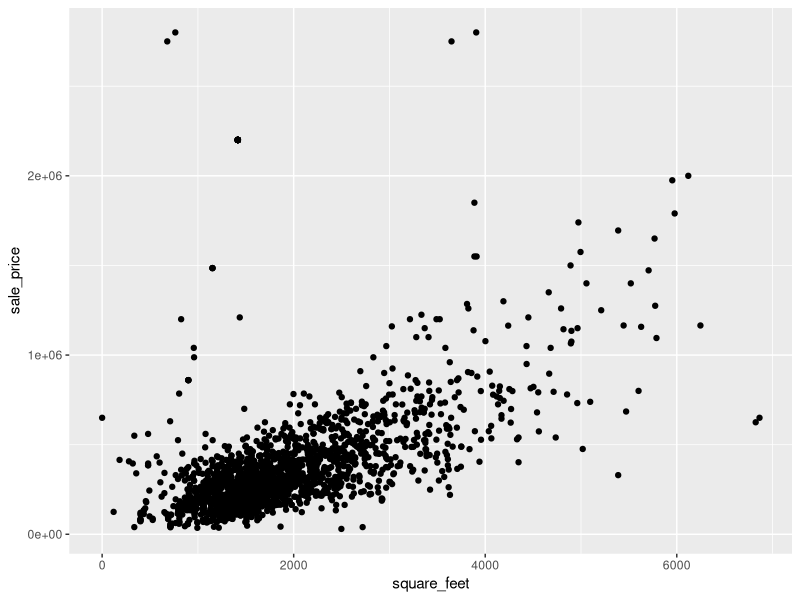
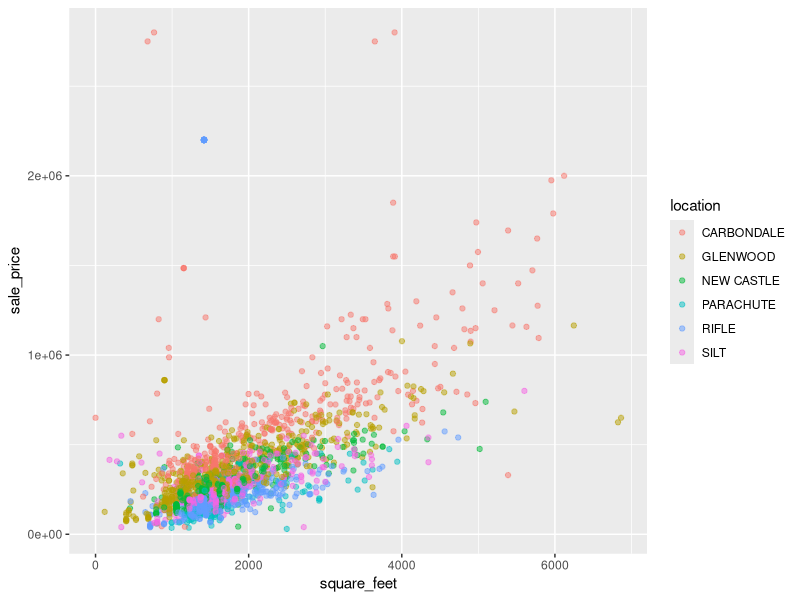
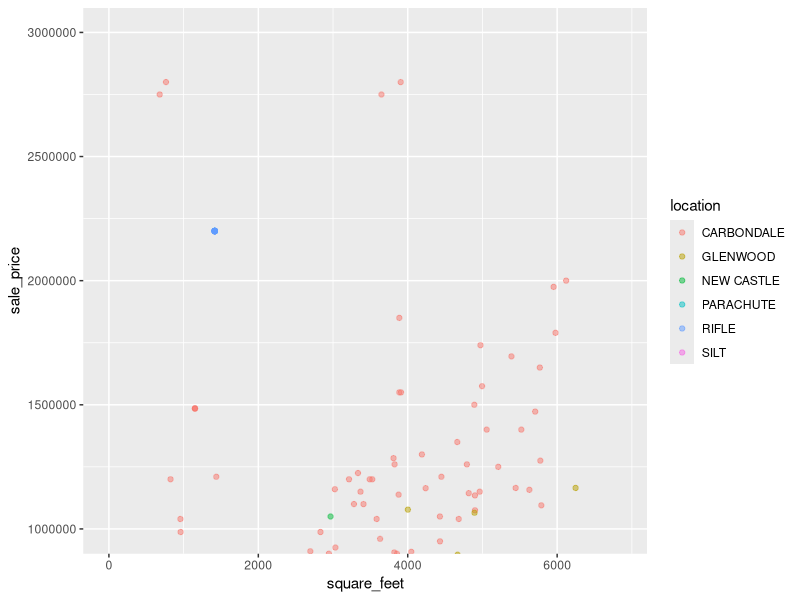
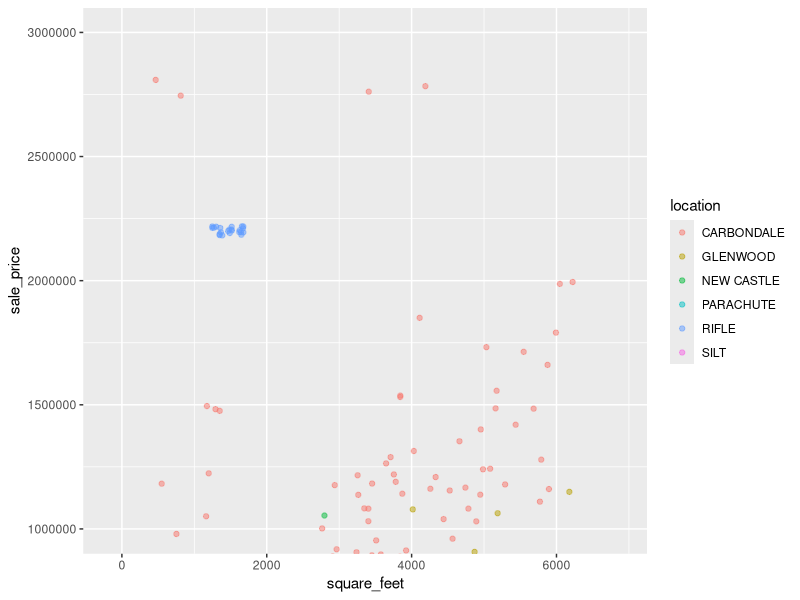
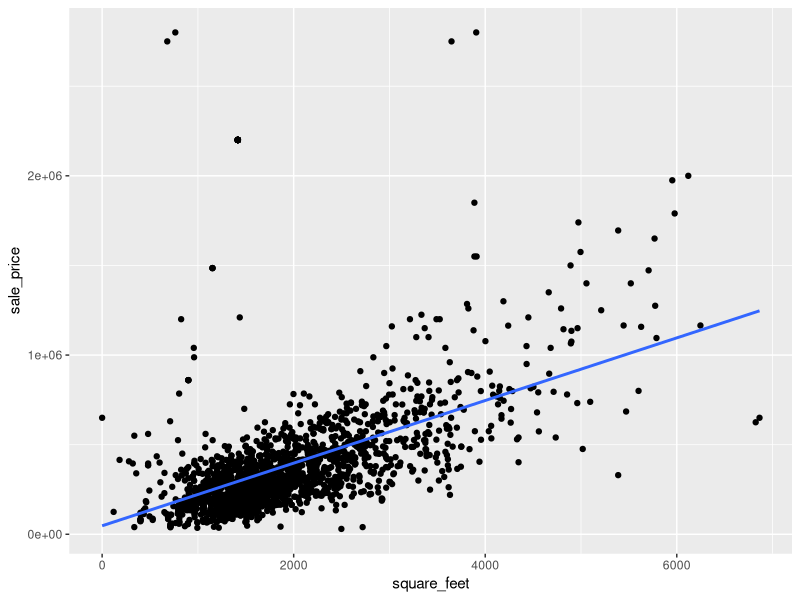
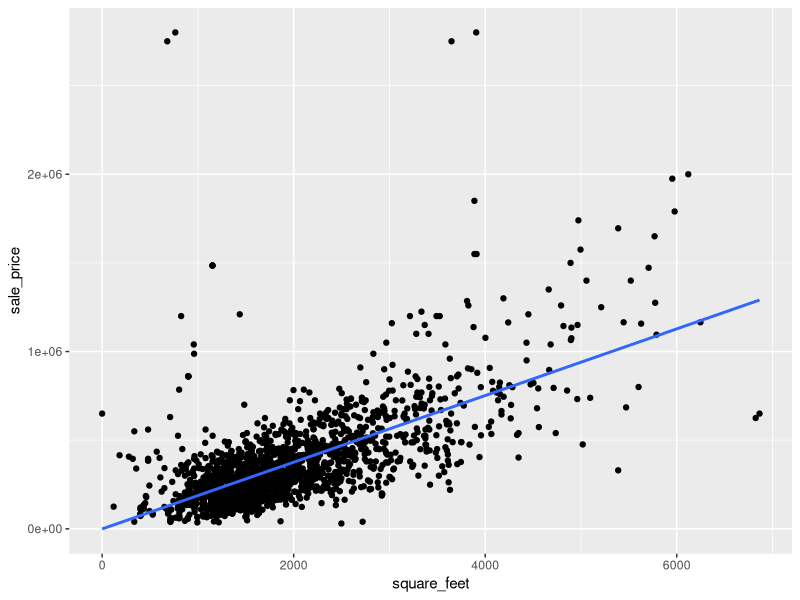
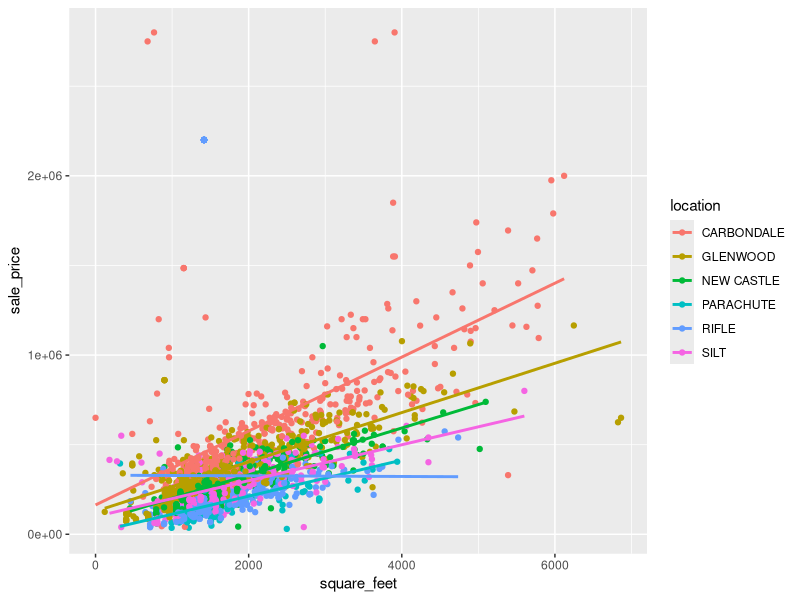
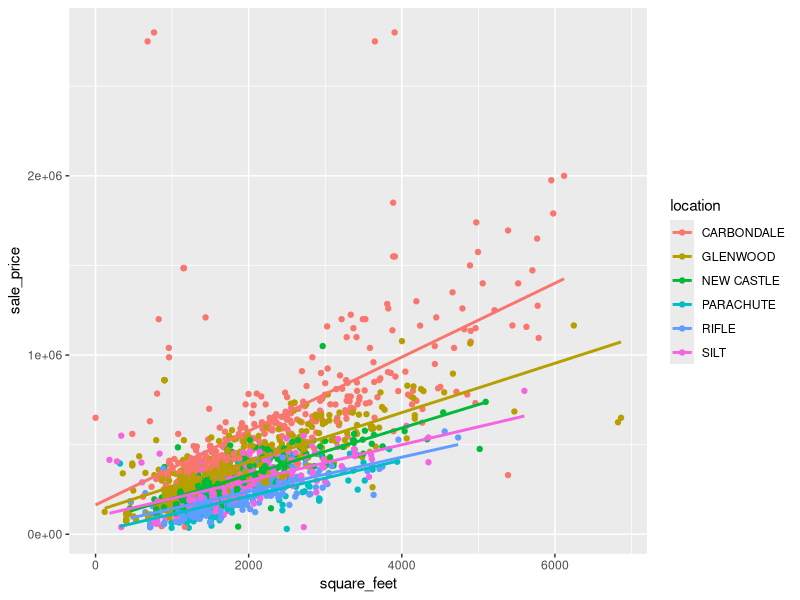

These charts were generated, in order, by the following R code:
## ---- chunk 1
knitr::opts_chunk$set(echo = TRUE, fig.width = 6, fig.height = 3.7)
## ---- chunk 2
# This chunk includes the data processing steps to wrangle and clean the data
library(tidyverse) # For reading-in, wrangling, visualizing the data, and for pipe operator
library(readxl) # Tidyverse package for reading in Excel files
library(magrittr) # For the '%<>%' pipe operator

# Read-in townhomes and condo sales data
townhomes <- read_xlsx("2017-comparable-sales-condos-townhomes.xlsx") 

# Read-in single family home sales data
single_family <- read_xlsx("2017-comparable-sales-single-family.xlsx") 

# Check column names and formats
glimpse(townhomes) 
glimpse(single_family)
# 'sale_price' column was coerced to numeric and special characters '$' and ',' removed

# Replace spaces in column names with underscores ('_') and make names lowercase
# the package 'magrittr' is used for the pipe operator, this is loaded with the 'tidyverse' library
colnames(townhomes) %<>% str_replace_all("\\s", "_") %<>% tolower() 
colnames(single_family) %<>% str_replace_all("\\s", "_") %<>% tolower()

# Rename column "actual_year_built" as "year_built" for consistency between datasets
townhomes <- townhomes %>% 
  rename(year_built = actual_year_built) 

# Add a "classifcation" column to the single_family dataset and set all values to "Single Family"
single_family <- single_family %>% 
  mutate(classification = "Single Family")

# bind_rows() throws an error b/c 'reception' column is numeric in townhomes dataset; convert to character
townhomes$reception <- as.character(townhomes$reception)

# Combine the datasets into one
home_sales <- bind_rows(single_family, townhomes)
glimpse(home_sales)
# No new columns were created during the 'bind_rows()' process, indicating all colums align
# Remove single_family and townhomes dataframes because they are no longer needed
rm(single_family, townhomes)

# unique(home_sales$classification) reveals a "Garage Only" type. Drop this.
home_sales <- home_sales %>% filter(classification != "Garage Only") 

# Rename the column "heated area" to "square_feet" for clarity, though technically not correct
home_sales <- home_sales %>% 
  rename(square_feet = heated_area)
## ---- chunk 3
glimpse(home_sales)
## ---- chunk 4
ggplot(data = home_sales, aes(x = square_feet, y = sale_price)) +
  geom_point()
## ---- chunk 5
ggplot(data = home_sales, aes(x = square_feet, y = sale_price, color = location)) +
  geom_point(alpha = 0.5)
## ---- chunk 6
ggplot(data = home_sales, aes(x = square_feet, y = sale_price, color = location)) +
  geom_point(alpha = 0.5) +
  coord_cartesian(ylim = c(1000000, 3000000))
## ---- chunk 7
ggplot(data = home_sales, aes(x = square_feet, y = sale_price, color = location)) +
  geom_jitter(alpha = 0.5, width = 300, height = 20000) +
  coord_cartesian(ylim = c(1000000, 3000000))
## ---- chunk 8
# High sale price observations
home_sales %>% arrange(desc(sale_price)) %>% select(c("sale_price", "location", "classification", "bedrooms", "square_feet")) %>% head(30)
## ---- chunk 9
# Remove erroneous high sale price observations
home_sales_fix <- home_sales %>% filter(location != "RIFLE" | classification != "Townhome" | sale_price != 2200000)
home_sales_fix %>% filter(location == "RIFLE" & classification == "Townhome") %>% arrange(desc(sale_price)) %>% head(10)
## ---- chunk 10
ggplot(data = home_sales, aes(x = square_feet, y = sale_price)) + 
  geom_point() + 
  geom_smooth(method = "lm", se = FALSE) # Method set to lm for the linear model
## ---- chunk 11
ggplot(data = home_sales_fix, aes(x = square_feet, y = sale_price)) + 
  geom_point() + 
  geom_smooth(method = "lm", se = FALSE) # Method set to lm for the linear model
## ---- chunk 12
ggplot(data = home_sales, aes(x = square_feet, y = sale_price, color = location)) + 
  geom_point() + 
  geom_smooth(method = "lm", se = FALSE) # Method set to lm for the linear model
## ---- chunk 13
ggplot(data = home_sales_fix, aes(x = square_feet, y = sale_price, color = location)) + 
  geom_point() + 
  geom_smooth(method = "lm", se = FALSE) # Method set to lm for the linear model
## ---- chunk 14
ggplot(home_sales, aes(square_feet, sale_price, color = location)) +
  geom_point(alpha = 0.5) +
  geom_smooth(method = "lm", se = FALSE) +
  facet_wrap(~ location)
## ---- chunk 15
ggplot(home_sales_fix, aes(square_feet, sale_price, color = location)) +
  geom_point(alpha = 0.5) +
  geom_smooth(method = "lm", se = FALSE) +
  facet_wrap(~ location)
## ---- chunk 16
ggplot(home_sales_fix, 
       aes(x = reorder(location, sale_price, fun = median), 
           y = sale_price, fill = location)) + 
  geom_boxplot() + theme(legend.position = "bottom") +
  labs(x = "Ordered by Median Sale Price", y = "Sale Price")
## ---- chunk 17
ggplot(home_sales, 
       aes(x = reorder(location, sale_price, fun = median), 
           y = sale_price, fill = location)) + 
  geom_boxplot() + theme(legend.position = "bottom") +
  labs(x = "Ordered by Median Sale Price", y = "Sale Price")
## ---- chunk 18
# Import seattle rain gauge dataset
seattle_rain <- read_csv("Observed_Monthly_Rain_Gauge_Accumulations_Oct_2002_to_May_2017.csv")
## ---- chunk 19
seattle_rain # Display Monthly Rain Gauge Accumulations for Seattle
## ---- chunk 20
library(tidyr) 
seattle_rain_tall <- seattle_rain %>% 
  gather(RG01:RG20_25, key = rain_gauge, value = precip_inches) 
seattle_rain_tall
## ---- chunk 21
library(tidyr) 
seattle_rain_tall <- seattle_rain %>% 
  gather(key = rain_gauge, value = precip_inches, -Date) # Same result as before!
seattle_rain_tall 
## ---- chunk 22
carbondale <- home_sales_fix %>% 
  filter(location == "CARBONDALE")
model <- lm(sale_price ~ square_feet, data = carbondale)
summary(model)
## ---- chunk 23
library(broom)
tidy(model)
## ---- chunk 24
carbondale <- home_sales_fix %>% 
  filter(location == "CARBONDALE")
model1 <- lm(sale_price ~ square_feet, data = carbondale)
glenwood <- home_sales_fix %>% 
  filter(location == "GLENWOOD")
model2 <- lm(sale_price ~ square_feet, data = glenwood)
bind_rows(tidy(model1), tidy(model2))
## ---- chunk 25
home_sales_fix_models <- home_sales_fix %>% 
  nest(-location)
home_sales_fix_models
## ---- chunk 26
home_sales_fix %>% 
  group_by(location) %>% 
  nest()
## ---- chunk 27
home_sales_fix_models$data[[3]]
## ---- chunk 28
unnest(home_sales_fix_models)
## ---- chunk 29
library(purrr)
home_sales_fix_models <- home_sales_fix %>%
  nest(-location) %>% 
  mutate(models = map(data, ~lm(sale_price ~ square_feet, .))) 
  # data has been passed into lm through map function
  # dot "." is used for data in the lm call
home_sales_fix_models
## ---- chunk 30
home_sales_fix_models$models[[3]]
## ---- chunk 31
home_sales_fix_models <- home_sales_fix %>%
  nest(-location) %>% 
  mutate(models = map(data, ~lm(sale_price ~ square_feet, .))) %>% 
  mutate(tidied = map(models, tidy))
home_sales_fix_models
## ---- chunk 32
home_sales_fix_models$tidied[[3]]
## ---- chunk 33
location_coeffs <- home_sales_fix %>%
  nest(-location) %>% 
  mutate(models = map(data, ~lm(sale_price ~ square_feet, .))) %>% 
  mutate(tidied = map(models, tidy)) %>% 
  unnest(tidied)
location_coeffs
## ---- chunk 34
location_slopes <-  location_coeffs %>% 
  filter(term == "square_feet")%>% 
  arrange(estimate)
location_slopes
## ---- chunk 35
library(modelr) # for add_residuals function
rifle <- filter(home_sales, location == "RIFLE")
rifle_model <- lm(sale_price ~ square_feet, data = rifle)
rifle %>% 
  add_residuals(rifle_model) %>% 
  ggplot(aes(square_feet, resid)) + # new resid column
  geom_hline(yintercept = 0, color = "white", size = 3) +
  geom_line() +
  ggtitle("Remaining pattern")
## ---- chunk 36
rifle <- filter(home_sales_fix, location == "RIFLE")
rifle_model <- lm(sale_price ~ square_feet, data = rifle)
rifle %>% 
  add_residuals(rifle_model) %>% 
  ggplot(aes(square_feet, resid)) +
  geom_hline(yintercept = 0, color = "white", size = 3) +
  geom_line() +
  ggtitle("Remaining pattern")
## ---- chunk 37
# Call add_residuals() with each model-data pair:
home_sales_fix_models <- home_sales_fix_models %>% 
  # Add 'resid' column to 'data' df list with mutate 
  mutate(data = map2(data, models, add_residuals))
home_sales_fix_models
## ---- chunk 38
home_sales_fix_models$data[[3]] %>% 
  select(sale_price, square_feet, resid)
## ---- chunk 39
resids <- unnest(home_sales_fix_models, data)
resids %>% 
  ggplot(aes(square_feet, resid)) +
  geom_line(aes(group = location, color=location), alpha = 1 / 3) +
  geom_smooth(se = FALSE)
## ---- chunk 40
resids %>% 
  ggplot(aes(square_feet, resid, color = location)) +
  geom_line(alpha = 1 / 3) +
  facet_wrap(~ location)
## ---- chunk 41
home_sales %>% # Original dataset for Rifle with errors!
  nest(-location) %>% 
  mutate(models = map(data, ~lm(sale_price ~ square_feet, .))) %>%
  mutate(data = map2(data, models, add_residuals)) %>%
  unnest(data) %>% 
  ggplot(aes(square_feet, resid, color = location)) +
  geom_line(alpha = 1 / 3) +
  facet_wrap(~ location)
